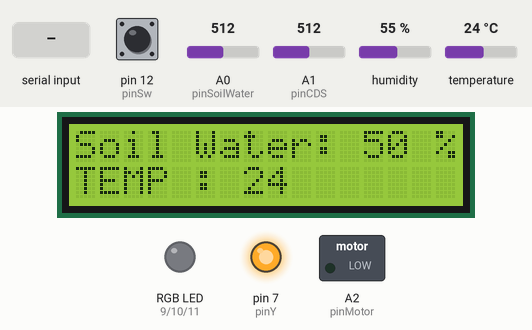
The sketch below on a simulated Arduino Uno, built with avr-gcc and run on an emulated ATmega328P. Shown: 16×2 character LCD, switched loads named in the sketch (green lamp = pin HIGH), an RGB LED mixed from three pins (HIGH = lit), output pins drawn as LEDs (lit = HIGH). The test bench sets the inputs (shaded band); at power-on: A0 (pinSoilWater) = 512, A1 (pinCDS) = 512, pin 12 (pinSw) HIGH, humidity 55 %, temperature 24 °C. What the sketch prints to the serial monitor is not drawn.

Above: at 4.9 s.
5.0 s: A0 (pinSoilWater) set to 219
At 8.6 s:
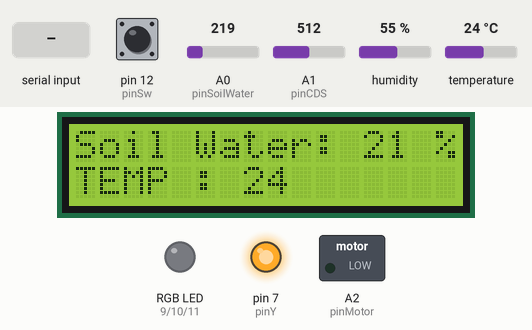
10.1 s: A0 (pinSoilWater) set to 191
At 14.3 s:
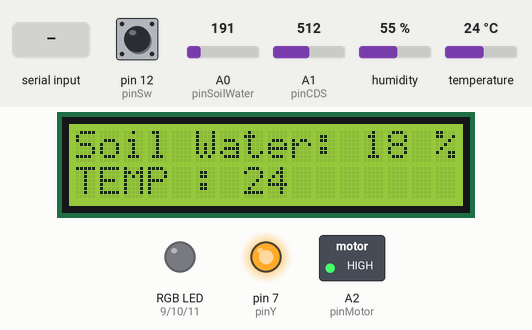
20.0 s: A1 (pinCDS) set to 212
26.8 s: A1 (pinCDS) set to 192
At 32.6 s:
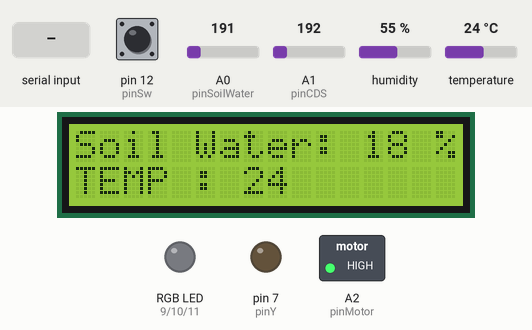
36.9 s: "1" received over the second serial link
At 46.8 s:
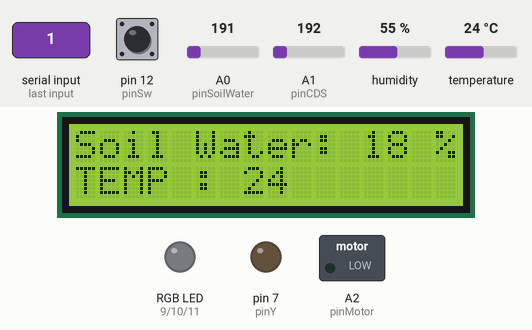
Timing chart, 0 to 50.5 s (numbered marks = the images above; inputs shaded):
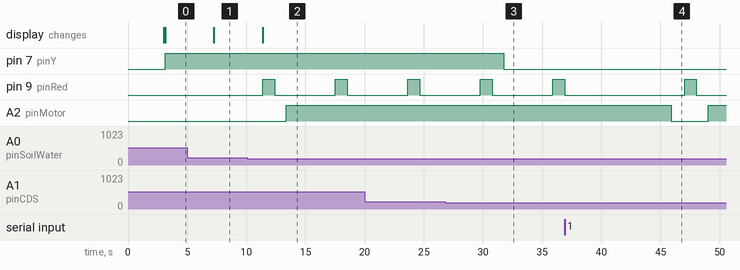

Measured:
- the behaviour switches between 205 and 204 on A0 (pinSoilWater) (found by bisection; images 1 and 2)
- the behaviour switches between 200 and 199 on A1 (pinCDS) (found by bisection; images 2 and 3)
- after the input at 5.0 s, the display: changes after 2.3 s (image 1)
- after the input at 10.1 s, pin 9 (pinRed): alternates HIGH for 1.0 s and LOW for 5.1 s, starting after 1.3 s; A2 (pinMotor): LOW → HIGH after 3.3 s; the display: changes after 1.3 s (image 2)
- after the input at 26.8 s, pin 7 (pinY): HIGH → LOW after 5.0 s
- after the input at 36.9 s, A2 (pinMotor): HIGH → LOW after 9.0 s, → HIGH 3.1 s later

The sketch:

final_code.ino
```cpp
///////////////////////////////////////////////////////
// 스마트 화분 프로젝트
///////////////////////////////////////////////////////

//LCD 라이브러리 사용하기
#include <Wire.h>
#include <LiquidCrystal_I2C.h>
#include <SoftwareSerial.h>

LiquidCrystal_I2C lcd(0x27, 16, 2);	//이상하면 0x3F,16,2로 바꾸기

//bluetooth 핀번호
SoftwareSerial BtSerial(4, 3);		//RXD 3  TXD 4

//DHT
#include "DHT.h"
#define DHTPIN 2			// 2번 핀 사용
#define DHTTYPE DHT11		// DHT 22  (AM2302), AM2321
DHT dht(DHTPIN, DHTTYPE);		// DHT설정 - dht (디지털2, dht11)


// pin 번호 선언////////////////////////////////
int pinMotor = A2;		//펌프모터 핀 (모터 드라이버 모듈 IN1 )
int pinY = 7;		//yellow led
int pinRed = 9;		//RGB_LED RED Pin
int pinGreen = 10;		//RGB_LED GREEN Pin
int pinBlue = 11;		//RGB_LED BLUE Pin
int pinSw = 12;		//스위치 Pin
int pinSoilWater = A0;	//토양수분센서 Pin
int pinCDS = A1;		//조도센서 Pin


int CdsValue = 0;		//조도센서 값 저장 변수
int SoilWaterValue = 0;	//수분센서 값 저장 변수
int SwValue = 0;		//스위치 상태 저장 변수
float t; 			//온습도 온도 값 저장 변수
float h;			//온습도 온도 값 저장 변수


void setup() {
  Serial.begin(9600);		// 시리얼 통신 시작, 통신 속도 설정
  Serial.print("hello");
  BtSerial.begin(9600);
  BtSerial.print("AT");

  pinMode(pinMotor, OUTPUT);	// 펌프모터 핀모드 설정
  pinMode(pinY, OUTPUT);		//노랑 LED
  pinMode(pinRed, OUTPUT);		// RGB_LED RED 핀모드 설정
  pinMode(pinGreen, OUTPUT);	// RGB_LED GREEN 핀모드 설정
  pinMode(pinBlue, OUTPUT);		// RGB_LED BLUE 핀모드 설정
  pinMode(pinSw, INPUT_PULLUP);	// 스위치 풀업저항 사용

  pinMode(pinSoilWater, INPUT);	// 토양수분센서 핀모드
  pinMode(pinCDS, INPUT);		// 조도센서 핀모드
  pinMode(DHTPIN, INPUT);		// 온습도 센서 핀모드

  Serial.println("\nI2C Scanner");
  Serial.println("DHTxx test!");
  dht.begin();
}


void loop() {
  float t = dht.readTemperature();	//온습도 온도 값 저장 변수
  float h = dht.readHumidity();		//온습도 온도 값 저장 변수
  delay(2000);

  if (BtSerial.available()) {
    char pump_data = BtSerial.read();
    if (pump_data == '1')		//앱에서 ON을 누르면
    {
      analogWrite(A2, 175);		//모터의 회전속도 조절 (0-255까지 조절 가능)
      delay(5000);
      analogWrite(A2, 0);		//모터의 회전속도 조절 (0-255까지 조절 가능)
      Serial.println("pump water on");
    }
    else if (pump_data == '2')		//앱에서 OFF을 누르면
    {
      analogWrite(A2, 0); 		//펌프모터 작동 중지
      Serial.println("pump water off");
    }

    Serial.write(BtSerial.read());
  }

  SoilWaterValue = map(analogRead(pinSoilWater), 0, 1023, 0, 100 );
  //토양수분센서 값 읽기  0~1023까지의 범위를 백분율로 다시 계산
  CdsValue = analogRead(pinCDS);
  SwValue = digitalRead(pinSw);

  //시리얼 모니터에 출력하기 /////////////////////////////////////////////
  Serial.print("Temperature: ");        //온도
  Serial.print(t);
  Serial.println("°C ");
  Serial.print("Soil Humidity: ");      //토양 습도
  Serial.print(SoilWaterValue);
  Serial.println("% ");
  Serial.print("CdsValue : ");          //조도
  Serial.println(CdsValue);
  Serial.println();
  delay(1000);

  //블루투스 센서값 통신///////////////////////////
  BtSerial.print(t);			//온도
  BtSerial.print(",");
  BtSerial.print(SoilWaterValue);	//토양습도
  BtSerial.print(",");
  BtSerial.print(CdsValue);		//조도
  /////////////////////////////////////////////

  //LCD/////////////////////////////////////////
  //LCD 수분센서 출력////////////////////////
  lcd.init();
  lcd.backlight();
  lcd.setCursor(0, 0);
  lcd.print("Soil Water: ");
  lcd.setCursor(12, 0);
  lcd.print(SoilWaterValue);
  lcd.setCursor(15, 0);
  lcd.print("%");

  //LCD 조도센서 출력/////////////////////////////////
  lcd.setCursor(0, 1);
  lcd.print("TEMP : ");
  lcd.setCursor(7, 1);
  lcd.print((int)t);
  //////////////////////////////////////////////

  //RGB//////////////////////////////////////////
  // 수분이 20프로 미만이면 RGB_LED 빨간 색으로 깜빡이기 경고
  ///////////////////////////////////////////////

  if ( SoilWaterValue < 20 )
  {
    analogWrite(pinRed, 255);   //RGB RED 깜박이기
    analogWrite(pinGreen, 0);
    analogWrite(pinBlue, 0);
    delay ( 1000 );
    analogWrite(pinRed, 0);
    analogWrite(pinGreen, 0);
    analogWrite(pinBlue, 0);
    delay ( 1000 );

    analogWrite(A2, 175);         //모터의 회전속도 조절 (0-255까지 조절 가능)
    Serial.print("1");
  }

  else if ( SoilWaterValue >= 20 )
  {
    analogWrite(A2, 0);           //모터의 회전속도 0
  }

  //CDS//////////////////////////////////////////////
  // 식물 성장에 도움을 주는 스마트화분 LED등 켜기
  //CDS에 따른 led_y,g 등 코딩하기
  ///////////////////////////////////////////////////

  if ( CdsValue < 200 )
  {
    digitalWrite(pinY, LOW);   //노랑 led 켜기
    delay ( 1000 );
  }

  else if (CdsValue >= 200 )
  {
    digitalWrite(pinY, HIGH);  //노랑 led 켜기
    delay ( 1000 );
  }

}
```
